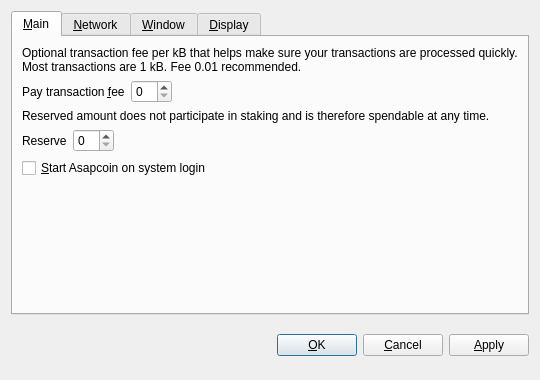
<?xml version="1.0" encoding="UTF-8"?>
<ui version="4.0">
 <class>OptionsDialog</class>
 <widget class="QDialog" name="OptionsDialog">
  <property name="geometry">
   <rect>
    <x>0</x>
    <y>0</y>
    <width>540</width>
    <height>380</height>
   </rect>
  </property>
  <property name="windowTitle">
   <string>Options</string>
  </property>
  <property name="modal">
   <bool>true</bool>
  </property>
  <layout class="QVBoxLayout" name="verticalLayout">
   <item>
    <widget class="QTabWidget" name="tabWidget">
     <property name="tabPosition">
      <enum>QTabWidget::North</enum>
     </property>
     <property name="currentIndex">
      <number>0</number>
     </property>
     <widget class="QWidget" name="tabMain">
      <attribute name="title">
       <string>&amp;Main</string>
      </attribute>
      <layout class="QVBoxLayout" name="verticalLayout_Main">
       <item>
        <widget class="QLabel" name="transactionFeeInfoLabel">
         <property name="text">
          <string>Optional transaction fee per kB that helps make sure your transactions are processed quickly. Most transactions are 1 kB. Fee 0.01 recommended.</string>
         </property>
         <property name="textFormat">
          <enum>Qt::PlainText</enum>
         </property>
         <property name="wordWrap">
          <bool>true</bool>
         </property>
        </widget>
       </item>
       <item>
        <layout class="QHBoxLayout" name="horizontalLayoutFee">
         <item>
          <widget class="QLabel" name="transactionFeeLabel">
           <property name="text">
            <string>Pay transaction &amp;fee</string>
           </property>
           <property name="textFormat">
            <enum>Qt::PlainText</enum>
           </property>
           <property name="buddy">
            <cstring>transactionFee</cstring>
           </property>
          </widget>
         </item>
         <item>
          <widget class="BitcoinAmountField" name="transactionFee"/>
         </item>
         <item>
          <spacer name="horizontalSpacerFee">
           <property name="orientation">
            <enum>Qt::Horizontal</enum>
           </property>
           <property name="sizeHint" stdset="0">
            <size>
             <width>40</width>
             <height>20</height>
            </size>
           </property>
          </spacer>
         </item>
        </layout>
       </item>
       <item>
        <widget class="QLabel" name="reserveBalanceInfoLabel">
         <property name="text">
          <string>Reserved amount does not participate in staking and is therefore spendable at any time.</string>
         </property>
         <property name="textFormat">
          <enum>Qt::PlainText</enum>
         </property>
         <property name="wordWrap">
          <bool>true</bool>
         </property>
        </widget>
       </item>
       <item>
        <layout class="QHBoxLayout" name="horizontalLayoutReserveBalance">
         <item>
          <widget class="QLabel" name="reserveBalanceLabel">
           <property name="text">
            <string>Reserve</string>
           </property>
           <property name="textFormat">
            <enum>Qt::PlainText</enum>
           </property>
           <property name="buddy">
            <cstring>reserveBalance</cstring>
           </property>
          </widget>
         </item>
         <item>
          <widget class="BitcoinAmountField" name="reserveBalance"/>
         </item>
         <item>
          <spacer name="horizontalSpacerReserveBalance">
           <property name="orientation">
            <enum>Qt::Horizontal</enum>
           </property>
           <property name="sizeHint" stdset="0">
            <size>
             <width>40</width>
             <height>20</height>
            </size>
           </property>
          </spacer>
         </item>
        </layout>
       </item>
       <item>
        <widget class="QCheckBox" name="bitcoinAtStartup">
         <property name="toolTip">
          <string>Automatically start Asapcoin after logging in to the system.</string>
         </property>
         <property name="text">
          <string>&amp;Start Asapcoin on system login</string>
         </property>
        </widget>
       </item>
       <item>
        <spacer name="verticalSpacer_Main">
         <property name="orientation">
          <enum>Qt::Vertical</enum>
         </property>
         <property name="sizeHint" stdset="0">
          <size>
           <width>20</width>
           <height>40</height>
          </size>
         </property>
        </spacer>
       </item>
      </layout>
     </widget>
     <widget class="QWidget" name="tabNetwork">
      <attribute name="title">
       <string>&amp;Network</string>
      </attribute>
      <layout class="QVBoxLayout" name="verticalLayout_Network">
       <item>
        <widget class="QCheckBox" name="mapPortUpnp">
         <property name="toolTip">
          <string>Automatically open the Asapcoin client port on the router. This only works when your router supports UPnP and it is enabled.</string>
         </property>
         <property name="text">
          <string>Map port using &amp;UPnP</string>
         </property>
        </widget>
       </item>
       <item>
        <widget class="QCheckBox" name="connectSocks">
         <property name="toolTip">
          <string>Connect to the Asapcoin network through a SOCKS proxy (e.g. when connecting through Tor).</string>
         </property>
         <property name="text">
          <string>&amp;Connect through SOCKS proxy:</string>
         </property>
        </widget>
       </item>
       <item>
        <layout class="QHBoxLayout" name="horizontalLayout_Network">
         <item>
          <widget class="QLabel" name="proxyIpLabel">
           <property name="text">
            <string>Proxy &amp;IP:</string>
           </property>
           <property name="textFormat">
            <enum>Qt::PlainText</enum>
           </property>
           <property name="buddy">
            <cstring>proxyIp</cstring>
           </property>
          </widget>
         </item>
         <item>
          <widget class="QValidatedLineEdit" name="proxyIp">
           <property name="maximumSize">
            <size>
             <width>140</width>
             <height>16777215</height>
            </size>
           </property>
           <property name="toolTip">
            <string>IP address of the proxy (e.g. 127.0.0.1)</string>
           </property>
          </widget>
         </item>
         <item>
          <widget class="QLabel" name="proxyPortLabel">
           <property name="text">
            <string>&amp;Port:</string>
           </property>
           <property name="textFormat">
            <enum>Qt::PlainText</enum>
           </property>
           <property name="buddy">
            <cstring>proxyPort</cstring>
           </property>
          </widget>
         </item>
         <item>
          <widget class="QLineEdit" name="proxyPort">
           <property name="maximumSize">
            <size>
             <width>55</width>
             <height>16777215</height>
            </size>
           </property>
           <property name="toolTip">
            <string>Port of the proxy (e.g. 9050)</string>
           </property>
          </widget>
         </item>
         <item>
          <widget class="QLabel" name="socksVersionLabel">
           <property name="text">
            <string>SOCKS &amp;Version:</string>
           </property>
           <property name="textFormat">
            <enum>Qt::PlainText</enum>
           </property>
           <property name="buddy">
            <cstring>socksVersion</cstring>
           </property>
          </widget>
         </item>
         <item>
          <widget class="QValueComboBox" name="socksVersion">
           <property name="toolTip">
            <string>SOCKS version of the proxy (e.g. 5)</string>
           </property>
          </widget>
         </item>
         <item>
          <spacer name="horizontalSpacer_Network">
           <property name="orientation">
            <enum>Qt::Horizontal</enum>
           </property>
           <property name="sizeHint" stdset="0">
            <size>
             <width>40</width>
             <height>20</height>
            </size>
           </property>
          </spacer>
         </item>
        </layout>
       </item>
       <item>
        <spacer name="verticalSpacer_Network">
         <property name="orientation">
          <enum>Qt::Vertical</enum>
         </property>
         <property name="sizeHint" stdset="0">
          <size>
           <width>20</width>
           <height>40</height>
          </size>
         </property>
        </spacer>
       </item>
      </layout>
     </widget>
     <widget class="QWidget" name="tabWindow">
      <attribute name="title">
       <string>&amp;Window</string>
      </attribute>
      <layout class="QVBoxLayout" name="verticalLayout_Window">
       <item>
        <widget class="QCheckBox" name="minimizeToTray">
         <property name="toolTip">
          <string>Show only a tray icon after minimizing the window.</string>
         </property>
         <property name="text">
          <string>&amp;Minimize to the tray instead of the taskbar</string>
         </property>
        </widget>
       </item>
       <item>
        <widget class="QCheckBox" name="minimizeOnClose">
         <property name="toolTip">
          <string>Minimize instead of exit the application when the window is closed. When this option is enabled, the application will be closed only after selecting Quit in the menu.</string>
         </property>
         <property name="text">
          <string>M&amp;inimize on close</string>
         </property>
        </widget>
       </item>
       <item>
        <spacer name="verticalSpacer_Window">
         <property name="orientation">
          <enum>Qt::Vertical</enum>
         </property>
         <property name="sizeHint" stdset="0">
          <size>
           <width>20</width>
           <height>40</height>
          </size>
         </property>
        </spacer>
       </item>
      </layout>
     </widget>
     <widget class="QWidget" name="tabDisplay">
      <attribute name="title">
       <string>&amp;Display</string>
      </attribute>
      <layout class="QVBoxLayout" name="verticalLayout_Display">
       <item>
        <layout class="QHBoxLayout" name="horizontalLayout_1_Display">
         <item>
          <widget class="QLabel" name="langLabel">
           <property name="text">
            <string>User Interface &amp;language:</string>
           </property>
           <property name="textFormat">
            <enum>Qt::PlainText</enum>
           </property>
           <property name="buddy">
            <cstring>lang</cstring>
           </property>
          </widget>
         </item>
         <item>
          <widget class="QValueComboBox" name="lang">
           <property name="toolTip">
            <string>The user interface language can be set here. This setting will take effect after restarting Asapcoin.</string>
           </property>
          </widget>
         </item>
        </layout>
       </item>
       <item>
        <layout class="QHBoxLayout" name="horizontalLayout_2_Display">
         <item>
          <widget class="QLabel" name="unitLabel">
           <property name="text">
            <string>&amp;Unit to show amounts in:</string>
           </property>
           <property name="textFormat">
            <enum>Qt::PlainText</enum>
           </property>
           <property name="buddy">
            <cstring>unit</cstring>
           </property>
          </widget>
         </item>
         <item>
          <widget class="QValueComboBox" name="unit">
           <property name="toolTip">
            <string>Choose the default subdivision unit to show in the interface and when sending coins.</string>
           </property>
          </widget>
         </item>
        </layout>
       </item>
       <item>
        <widget class="QCheckBox" name="displayAddresses">
         <property name="toolTip">
          <string>Whether to show Asapcoin addresses in the transaction list or not.</string>
         </property>
         <property name="text">
          <string>&amp;Display addresses in transaction list</string>
         </property>
        </widget>
       </item>
       <item>
        <widget class="QCheckBox" name="coinControlFeatures">
         <property name="toolTip">
          <string>Whether to show coin control features or not.</string>
         </property>
         <property name="text">
          <string>Display coin &amp;control features (experts only!)</string>
         </property>
        </widget>
       </item>
       <item>
        <spacer name="verticalSpacer_Display">
         <property name="orientation">
          <enum>Qt::Vertical</enum>
         </property>
         <property name="sizeHint" stdset="0">
          <size>
           <width>20</width>
           <height>40</height>
          </size>
         </property>
        </spacer>
       </item>
      </layout>
     </widget>
    </widget>
   </item>
   <item>
    <layout class="QHBoxLayout" name="horizontalLayout_Buttons">
     <item>
      <spacer name="horizontalSpacer_1">
       <property name="orientation">
        <enum>Qt::Horizontal</enum>
       </property>
       <property name="sizeHint" stdset="0">
        <size>
         <width>40</width>
         <height>48</height>
        </size>
       </property>
      </spacer>
     </item>
     <item>
      <widget class="QLabel" name="statusLabel">
       <property name="font">
        <font>
         <weight>75</weight>
         <bold>true</bold>
        </font>
       </property>
       <property name="text">
        <string/>
       </property>
       <property name="textFormat">
        <enum>Qt::PlainText</enum>
       </property>
       <property name="wordWrap">
        <bool>true</bool>
       </property>
      </widget>
     </item>
     <item>
      <spacer name="horizontalSpacer_2">
       <property name="orientation">
        <enum>Qt::Horizontal</enum>
       </property>
       <property name="sizeHint" stdset="0">
        <size>
         <width>40</width>
         <height>48</height>
        </size>
       </property>
      </spacer>
     </item>
     <item>
      <widget class="QPushButton" name="okButton">
       <property name="text">
        <string>&amp;OK</string>
       </property>
      </widget>
     </item>
     <item>
      <widget class="QPushButton" name="cancelButton">
       <property name="text">
        <string>&amp;Cancel</string>
       </property>
       <property name="autoDefault">
        <bool>false</bool>
       </property>
      </widget>
     </item>
     <item>
      <widget class="QPushButton" name="applyButton">
       <property name="text">
        <string>&amp;Apply</string>
       </property>
       <property name="autoDefault">
        <bool>false</bool>
       </property>
      </widget>
     </item>
    </layout>
   </item>
  </layout>
 </widget>
 <customwidgets>
  <customwidget>
   <class>BitcoinAmountField</class>
   <extends>QSpinBox</extends>
   <header>bitcoinamountfield.h</header>
  </customwidget>
  <customwidget>
   <class>QValueComboBox</class>
   <extends>QComboBox</extends>
   <header>qvaluecombobox.h</header>
  </customwidget>
  <customwidget>
   <class>QValidatedLineEdit</class>
   <extends>QLineEdit</extends>
   <header>qvalidatedlineedit.h</header>
  </customwidget>
 </customwidgets>
 <resources/>
 <connections/>
</ui>
